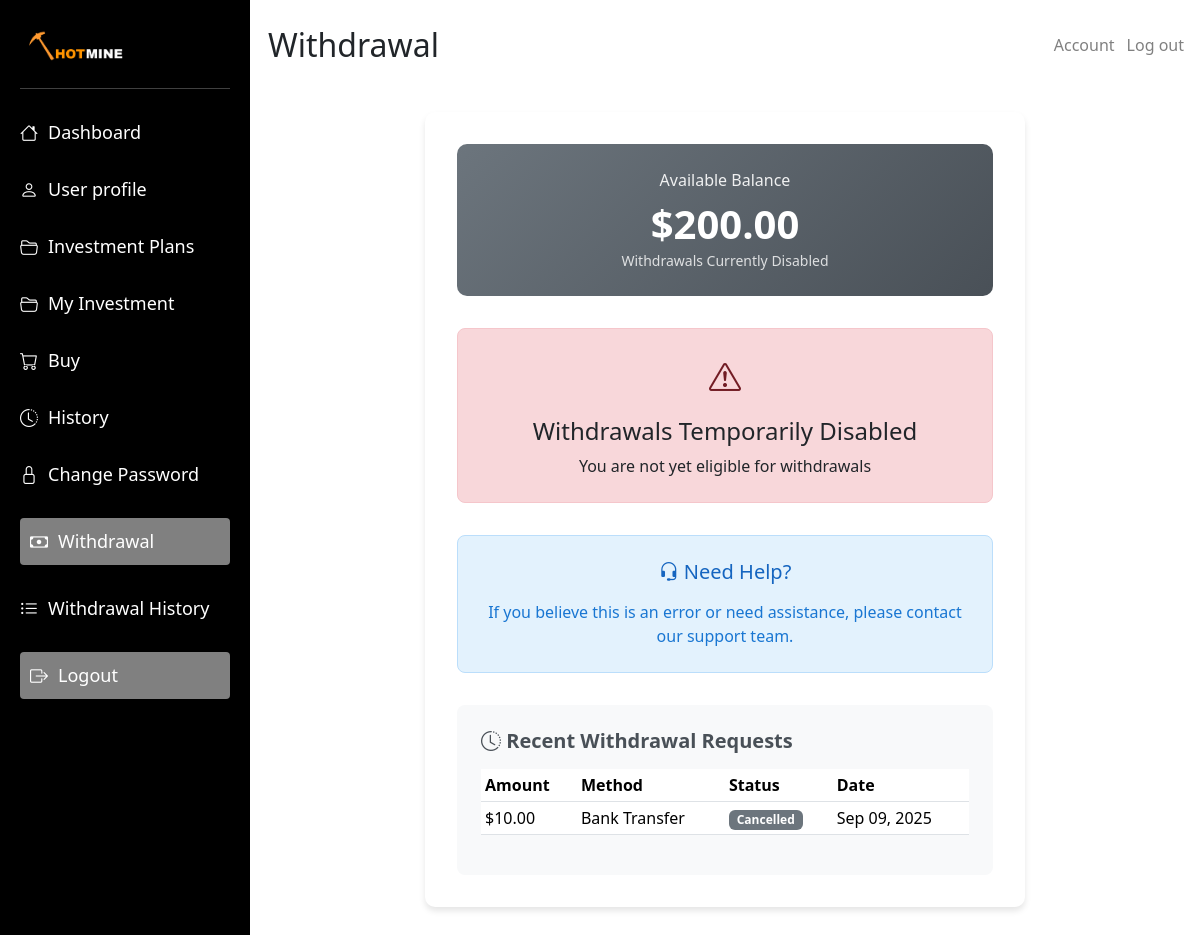
The page /withdraw/ (signed in) on the database its author committed.
### hotmine/models.py (models this page shows, shortened)
class Amount(models.Model):
    user = models.ForeignKey(User, on_delete=models.CASCADE, null=True, blank=True)
    amount = models.DecimalField(max_digits=12, decimal_places=2, null=True, blank=True)
    created_at = models.DateTimeField(auto_now_add=True)
    updated_at = models.DateTimeField(auto_now=True)

class UserProfile(models.Model):
    user = models.OneToOneField(User, on_delete=models.CASCADE, null=True, blank=True)
    withdrawal_enabled = models.BooleanField(
        default=False, help_text="Allow this user to make withdrawal requests"
    )
    withdrawal_disabled_reason = models.TextField(
        blank=True, null=True, help_text="Reason for disabling withdrawals (optional)"
    )
    phone_number = models.CharField(max_length=15, blank=True, null=True)
    created_at = models.DateTimeField(auto_now_add=True)
    updated_at = models.DateTimeField(auto_now=True)

class WithdrawalRequest(models.Model):
    WITHDRAWAL_STATUS_CHOICES = [
        ("pending", "Pending"),
        ("processing", "Processing"),
        ("completed", "Completed"),
        ("rejected", "Rejected"),
        ("cancelled", "Cancelled"),
    ]
    WITHDRAWAL_METHOD_CHOICES = [
        ("bank", "Bank Transfer"),
        ("paypal", "PayPal"),
        ("crypto", "Cryptocurrency"),
        ("mobile_money", "Mobile Money"),
    ]
    user = models.ForeignKey(
        User, on_delete=models.CASCADE, related_name="withdrawal_requests"
    )
    amount = models.DecimalField(max_digits=12, decimal_places=2)
    withdrawal_method = models.CharField(
        max_length=20, choices=WITHDRAWAL_METHOD_CHOICES
    )
    account_details = models.TextField()
    withdrawal_note = models.TextField(blank=True, null=True)
    status = models.CharField(
        max_length=20, choices=WITHDRAWAL_STATUS_CHOICES, default="pending"
    )
    created_at = models.DateTimeField(auto_now_add=True)
    updated_at = models.DateTimeField(auto_now=True)
    processed_at = models.DateTimeField(blank=True, null=True)
    admin_note = models.TextField(
        blank=True, null=True, help_text="Admin notes for this withdrawal"
    )
    processed_by = models.ForeignKey(
        User,
        on_delete=models.SET_NULL,
        null=True,
        blank=True,
        related_name="processed_withdrawals",
    )
    transaction_id = models.CharField(max_length=100, blank=True, null=True)
    rejection_reason = models.TextField(blank=True, null=True)
    class Meta:
        ordering = ["-created_at"]
        verbose_name = "Withdrawal Request"
        verbose_name_plural = "Withdrawal Requests"

### hotmine/views.py (the view)
# urls.py: path("withdraw/", views.withdraw_view, name="withdraw"),
@login_required
def withdraw_view(request):
    user = request.user
    user_profile, created = UserProfile.objects.get_or_create(
        user=user, defaults={"withdrawal_enabled": False}
    )
    amount_obj = Amount.objects.filter(user=user).first()
    user_balance = amount_obj.amount if amount_obj else Decimal("0.00")
    recent_withdrawals = WithdrawalRequest.objects.filter(user=user).order_by(
        "-created_at"
    )[:5]
    context = {
        "withdrawal_disabled": not user_profile.withdrawal_enabled,
        "disabled_reason": getattr(user_profile, "withdrawal_disabled_reason", ""),
        "amount": user_balance,
        "recent_withdrawals": recent_withdrawals,
    }
    return render(request, "hotmine/withdrawal.html", context)

### hotmine/templates/hotmine/withdrawal.html (shortened to what this page needs)
{% load static %}
<!DOCTYPE html>
<html lang="en">
<head>
    <link rel="stylesheet" href="{% static 'hotmine/dashboard.css' %}" />
    <link rel="stylesheet" href="{% static 'hotmine/bootstrap-icons/bootstrap-icons.css'%}">
    <link rel="stylesheet" href="{% static 'hotmine/bootstrap.css' %}">
</head>
<body>
    <div class="container-fluid">
        <div class="sidebar" id="sidebar">
            <img class="logo" src="{% static 'hotmine/images/miney.jpg' %}" alt="Hotmine Logo">
            <hr>
            <ul class="nav-links">
                <li><a href="/dashboard"><i class="bi bi-house"></i> Dashboard</a></li>
                <li><a href="/profile"><i class="bi bi-person"></i> User profile</a></li>
                <li><a href="/packages"><i class="bi bi-folder2-open"></i> Investment Plans</a></li>
                <li><a href="/my-investments"><i class="bi bi-folder2-open"></i> My Investment</a></li>
                <li><a href="/buy"><i class="bi bi-cart"></i> Buy</a></li>
                <li><a href="/history"><i class="bi bi-clock-history"></i> History</a></li>
                <li><a href="/updatepassword"><i class="bi bi-lock"></i> Change Password</a></li>
                <li class="active"><a href="#"><i class="bi bi-cash"></i> Withdrawal</a></li>
                <li><a href="/withdrawal-history"><i class="bi bi-list-ul"></i> Withdrawal History</a></li>
                <li class="active"><a href="/logout"><i class="bi bi-box-arrow-right"></i> Logout</a></li>
            </ul>
        </div>
        <div class="tradingview-widget-container" id="mainContent">
            <div class="navbar d-flex justify-content-between align-items-center">
                <div class="d-flex align-items-center">
                    <h2 class="m-2">Withdrawal</h2>
                </div>
                <div class="d-flex align-items-center dashaccount">
                    <span class="dashaccount"><a href="/profile">Account</a></span>
                    <span class="dashaccount"><a href="/logout">Log out</a></span>
                </div>
            </div>
            <div class="withdrawal-container">
                <div class="balance-card {% if withdrawal_disabled %}disabled{% endif %}">
                    <p class="balance-label">Available Balance</p>
                    <h1 class="balance-amount">${{ amount|floatformat:"0" }}.00</h1>
                    {% if withdrawal_disabled %}
                    <small style="opacity: 0.8;">Withdrawals Currently Disabled</small>
                    {% endif %}
                </div>
                {% if withdrawal_disabled %}
                <div class="disabled-notice">
                    <i class="bi bi-exclamation-triangle"></i>
                    <h4>Withdrawals Temporarily Disabled</h4>
                    <p class="mb-0">{{ disabled_reason }}</p>
                </div>
                <div class="contact-support">
                    <h5><i class="bi bi-headset"></i> Need Help?</h5>
                    <p>If you believe this is an error or need assistance, please contact our support team.</p>
                </div>
                {% endif %}
                {% if recent_withdrawals %}
                <div class="requirements-card">
                    <h5 class="requirements-title">
                        <i class="bi bi-clock-history"></i> Recent Withdrawal Requests
                    </h5>
                    <div class="table-responsive">
                        <table class="table table-sm">
                            <thead>
                                <tr>
                                    <th>Amount</th>
                                    <th>Method</th>
                                    <th>Status</th>
                                    <th>Date</th>
                                </tr>
                            </thead>
                            <tbody>
                                {% for withdrawal in recent_withdrawals %}
                                <tr>
                                    <td>${{ withdrawal.amount }}</td>
                                    <td>{{ withdrawal.get_withdrawal_method_display }}</td>
                                    <td>
                                        <span class="badge
                                                {% if withdrawal.status == 'completed' %}bg-success
                                                {% elif withdrawal.status == 'rejected' %}bg-danger
                                                {% elif withdrawal.status == 'processing' %}bg-warning
                                                {% else %}bg-secondary{% endif %}">
                                            {{ withdrawal.get_status_display }}
                                        </span>
                                    </td>
                                    <td>{{ withdrawal.created_at|date:"M d, Y" }}</td>
                                </tr>
                                {% endfor %}
                            </tbody>
                        </table>
                    </div>
                </div>
                {% endif %}
            </div>
        </div>
    </div>
</body>
</html>

### hotmine/static/hotmine/dashboard.css (style rules this page uses)
* { -ms-overflow-style: none; scrollbar-width: none; }
body { margin: 0; font-family: 'Segoe UI', sans-serif; -ms-overflow-style: none; scrollbar-width: none; }
.container-fluid { display: flex; height: auto; width: 100%; padding: 0 !important; overflow-x: auto; overflow-y: hidden; -ms-overflow-style: none; scrollbar-width: none; }
.sidebar { width: 250px; background-color: #000; color: #fff; padding: 20px; box-sizing: border-box; position: fixed; height: 100%; overflow-y: scroll; left: 0; top: 0; transition: transform 0.3s ease; z-index: 1000; }
.logo { width: 200px !important; }
.nav-links { list-style: none; padding: 0; }
.nav-links li { margin: 30px 0; }
.nav-links a { text-decoration: none; color: white; font-size: 18px; display: flex; align-items: center; transition: color 0.3s ease; }
.nav-links i { margin-right: 10px; transition: transform 0.3s ease, color 0.3s ease; }
.tradingview-widget-container { flex: 1; margin-left: 250px; transition: margin-left 0.3s ease; padding: 10px; }
.active { background: gray; color: white; padding: 10px; border-radius: 4px; }
.navbar { position: sticky !important; top: 0px; z-index: 100; background: white; width: 100%; }
.navbar a { text-decoration: none; color: gray; margin: 6px; }
.dashaccount { display: flex !important; }

### hotmine/templates/hotmine/withdrawal.html (style rules this page uses)
.withdrawal-container { max-width: 600px; margin: 2rem auto; padding: 2rem; background: #fff; border-radius: 10px; box-shadow: 0 4px 6px rgba(0, 0, 0, 0.1); }
.disabled-notice { background: #f8d7da; border: 1px solid #f5c6cb; border-radius: 8px; padding: 1.5rem; margin-bottom: 2rem; text-align: center; }
.disabled-notice i { font-size: 2rem; color: #721c24; margin-bottom: 1rem; display: block; }
.balance-card { background: linear-gradient(135deg, #667eea 0%, #764ba2 100%); color: white; padding: 1.5rem; border-radius: 10px; margin-bottom: 2rem; text-align: center; }
.balance-card.disabled { background: linear-gradient(135deg, #6c757d 0%, #495057 100%); }
.balance-amount { font-size: 2.5rem; font-weight: bold; margin: 0; }
.balance-label { opacity: 0.9; margin-bottom: 0.5rem; }
.requirements-card { background: #f8f9fa; border-radius: 8px; padding: 1.5rem; margin-top: 2rem; }
.requirements-title { color: #495057; margin-bottom: 1rem; font-weight: 600; }
.contact-support { background: #e3f2fd; border: 1px solid #bbdefb; border-radius: 8px; padding: 1.5rem; margin-top: 2rem; text-align: center; }
.contact-support h5 { color: #1565c0; margin-bottom: 1rem; }
.contact-support p { color: #1976d2; margin-bottom: 0; }

### rows shown on the page
Amount: amount "200"
UserProfile: withdrawal_disabled_reason "You are not yet eligible for withdrawals"
WithdrawalRequest: amount "10.00", withdrawal_method "Bank Transfer", status "Cancelled", created_at "Sep 09, 2025"
